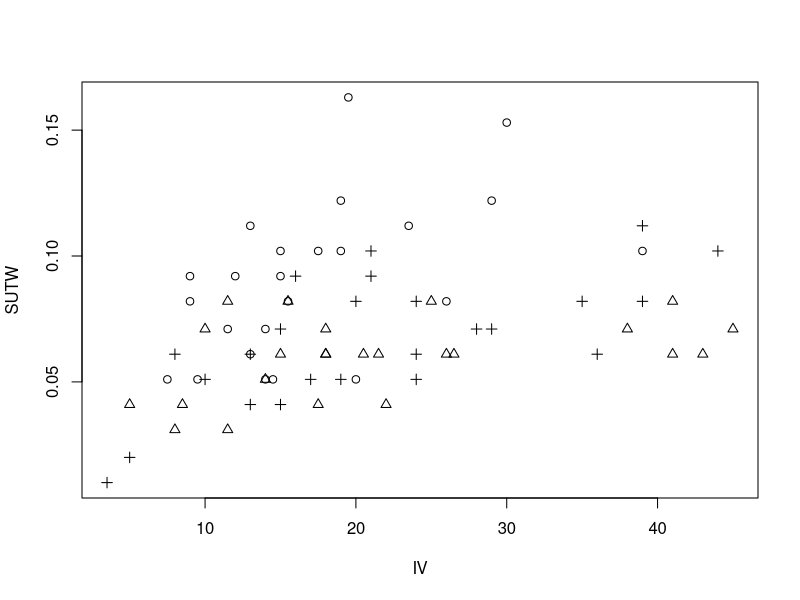
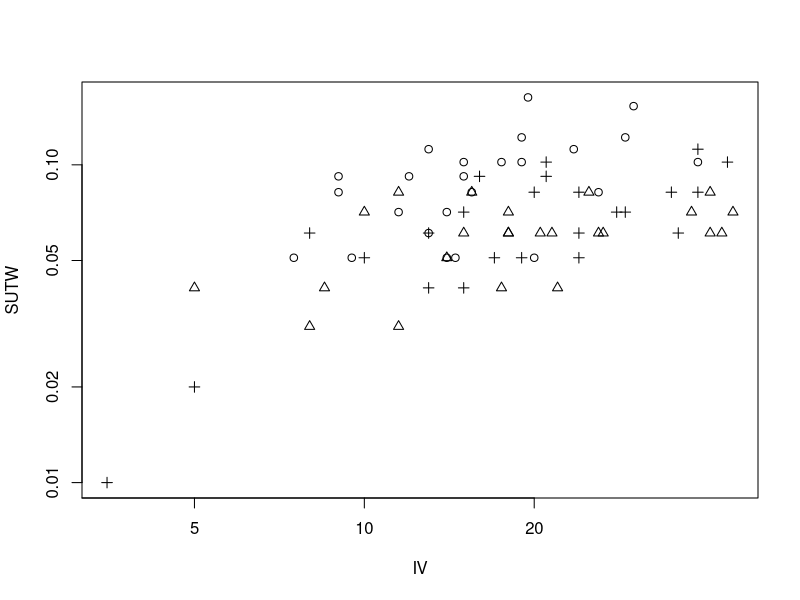

The R script that drew these images, in order: (Note: this script raises an error after producing the figures.)
## ---- chunk 1
urchin_data <- read.csv("h6p1(1).csv",sep=",")
attach(urchin_data)
summary(urchin_data)
## ---- chunk 2
DIET <- factor(DIET, labels = c("High","Low","reference"))
summary(urchin_data)
## ---- chunk 3
plot(IV,SUTW,pch=as.numeric(DIET))
plot(IV, SUTW, pch=as.numeric(DIET), log="xy")
## ---- chunk 4
scatterplot(SUTW~IV|DIET, urchin_data) 
## ---- chunk 5
scatterplot(log(SUTW)~log(IV)|DIET, urchin_data)
## ---- chunk 6
plot(log10(IV),log10(SUTW),pch=as.numeric(DIET))

#Split data by glucose	
tethym.high <- urchin_data[DIET=="High", ]
tethym.low <- urchin_data[DIET=="Low", ] 
tethym.reference <- urchin_data[DIET=="reference", ] 

#Plot separate regression lines	
lm.high <- lm(log10(SUTW)~log10(IV), data=tethym.high)
lm.low <- lm(log10(SUTW)~log10(IV), data=tethym.low)
lm.reference <- lm(log10(SUTW)~log10(IV), data=tethym.reference)

abline(lm.high)
abline(lm.low)
abline(lm.reference)
